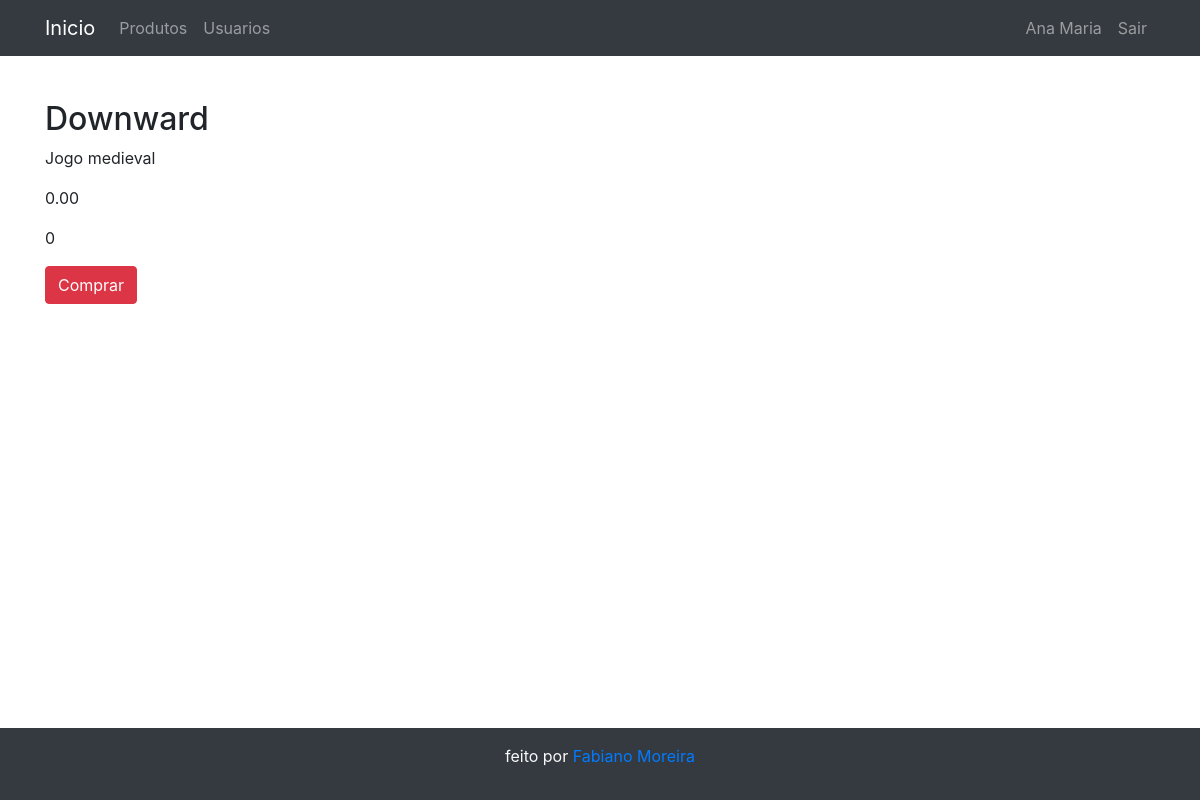
The app's page /?p=perfilProduto&id=1 (signed in) with its own data.
### tables this page shows
CREATE TABLE IF NOT EXISTS `produto` (
  `id` int(11) NOT NULL AUTO_INCREMENT,
  `nome` varchar(100) DEFAULT NULL,
  `descricao` varchar(100) DEFAULT NULL,
  `valor` decimal(12,2) NOT NULL,
  `quant` int(11) NOT NULL,
  `foto1` varchar(100) NOT NULL,
  `foto2` varchar(100) NOT NULL,
  `foto3` varchar(100) NOT NULL,
  `foto4` varchar(100) NOT NULL,
  `foto5` varchar(100) NOT NULL,
  PRIMARY KEY (`id`)
);

### model/dao.php (called while the page is built, shortened)
<?php
class Dao
{
    function conecta()
    {
        $pdo = null;
        try {
            $pdo = new PDO('mysql:host=' . self::HOST . ';dbname=' . self::DB, self::USER, self::PASS);
            $pdo->setAttribute(PDO::ATTR_ERRMODE, PDO::ERRMODE_EXCEPTION);
        } catch (PDOException $e) {
            print "Error!: " . $e->getMessage() . "<br/>";
            die();
        }
        return $pdo;
    }
}
?>

### model/produto.php (called while the page is built, shortened)
<?php
class Produto
{
    public function get($id)
    {
        $result = null;
        try {
            require_once("dao.php");
            $sql = "select * from produto where id = :id";
            $dao = new Dao;
            $stman = $dao->conecta()->prepare($sql);
            $stman->bindParam(":id", $id);
            $stman->execute();
            $result = $stman->fetch(PDO::FETCH_OBJ);
        } catch (Exception $e) {
            erro("Erro: " .  $e->getMessage());
        }
        return $result;
    }
}

### pages/perfil-produto.php (the view, shortened to what this page needs)
<?php
require_once("./model/produto.php");
$produto = new Produto;
if (!empty($_GET)) {
    $item = $produto->get($_GET['id']);
    ?>
    <section class="container">
        <h2> <?= $item->nome ?> </h2>
        <p> <?= $item->descricao ?> </p>
        <p> <?= $item->valor ?> </p>
        <p> <?= $item->quant ?></p>
        <?= "<a href='?p=carrinho&add=$item->id' class='btn btn-danger'>Comprar</a>" ?>
    </section>
<?php } ?>

### css/estilo.css (style rules this page uses)
body { margin-top: 100px; margin-bottom: 100px; }

### records on screen
produto: nome "Downward", descricao "Jogo medieval", valor "0.00", quant "0"

### other values on screen
$_SESSION['user']->nome "Ana Maria"
